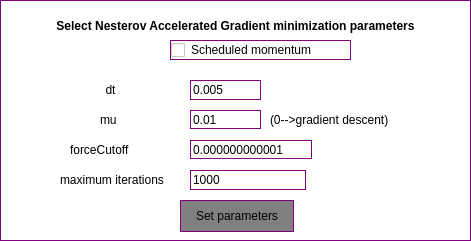
   <widget class="QWidget" name="nesterovWidget" native="true">
    <property name="geometry">
     <rect>
      <x>210</x>
      <y>50</y>
      <width>471</width>
      <height>241</height>
     </rect>
    </property>
    <property name="styleSheet">
     <string notr="true">background: white;
border: 1px solid purple</string>
    </property>
    <widget class="QLabel" name="label_61">
     <property name="geometry">
      <rect>
       <x>60</x>
       <y>170</y>
       <width>131</width>
       <height>20</height>
      </rect>
     </property>
     <property name="styleSheet">
      <string notr="true">border: white</string>
     </property>
     <property name="text">
      <string>maximum iterations</string>
     </property>
    </widget>
    <widget class="QLineEdit" name="nesterovMaxIterationsBox">
     <property name="geometry">
      <rect>
       <x>190</x>
       <y>170</y>
       <width>116</width>
       <height>20</height>
      </rect>
     </property>
     <property name="text">
      <string>1000</string>
     </property>
    </widget>
    <widget class="QPushButton" name="nesterovParamButton">
     <property name="geometry">
      <rect>
       <x>180</x>
       <y>200</y>
       <width>114</width>
       <height>32</height>
      </rect>
     </property>
     <property name="styleSheet">
      <string notr="true">background: light gray</string>
     </property>
     <property name="text">
      <string>Set parameters</string>
     </property>
    </widget>
    <widget class="QLabel" name="label_62">
     <property name="geometry">
      <rect>
       <x>10</x>
       <y>10</y>
       <width>451</width>
       <height>31</height>
      </rect>
     </property>
     <property name="font">
      <font>
       <weight>75</weight>
       <bold>true</bold>
      </font>
     </property>
     <property name="styleSheet">
      <string notr="true">border: white</string>
     </property>
     <property name="text">
      <string>Select Nesterov Accelerated Gradient minimization parameters</string>
     </property>
     <property name="alignment">
      <set>Qt::AlignCenter</set>
     </property>
     <property name="wordWrap">
      <bool>true</bool>
     </property>
    </widget>
    <widget class="QLineEdit" name="nesterovDtBox">
     <property name="geometry">
      <rect>
       <x>190</x>
       <y>80</y>
       <width>71</width>
       <height>20</height>
      </rect>
     </property>
     <property name="text">
      <string>0.005</string>
     </property>
    </widget>
    <widget class="QLabel" name="label_63">
     <property name="geometry">
      <rect>
       <x>100</x>
       <y>80</y>
       <width>21</width>
       <height>19</height>
      </rect>
     </property>
     <property name="styleSheet">
      <string notr="true">border: white</string>
     </property>
     <property name="text">
      <string>dt</string>
     </property>
     <property name="alignment">
      <set>Qt::AlignCenter</set>
     </property>
    </widget>
    <widget class="QLineEdit" name="nesterovMomentumBox">
     <property name="geometry">
      <rect>
       <x>190</x>
       <y>110</y>
       <width>71</width>
       <height>19</height>
      </rect>
     </property>
     <property name="text">
      <string>0.01</string>
     </property>
    </widget>
    <widget class="QLabel" name="label_64">
     <property name="geometry">
      <rect>
       <x>100</x>
       <y>110</y>
       <width>21</width>
       <height>19</height>
      </rect>
     </property>
     <property name="styleSheet">
      <string notr="true">border: white</string>
     </property>
     <property name="text">
      <string>mu</string>
     </property>
    </widget>
    <widget class="QLabel" name="label_65">
     <property name="geometry">
      <rect>
       <x>70</x>
       <y>140</y>
       <width>81</width>
       <height>19</height>
      </rect>
     </property>
     <property name="styleSheet">
      <string notr="true">border: white</string>
     </property>
     <property name="text">
      <string>forceCutoff</string>
     </property>
    </widget>
    <widget class="QLineEdit" name="nesterovForceCutoffBox">
     <property name="geometry">
      <rect>
       <x>190</x>
       <y>140</y>
       <width>122</width>
       <height>19</height>
      </rect>
     </property>
     <property name="text">
      <string>0.000000000001</string>
     </property>
    </widget>
    <widget class="QLabel" name="label_67">
     <property name="geometry">
      <rect>
       <x>270</x>
       <y>110</y>
       <width>151</width>
       <height>20</height>
      </rect>
     </property>
     <property name="styleSheet">
      <string notr="true">border: white</string>
     </property>
     <property name="text">
      <string>(0--&gt;gradient descent)</string>
     </property>
    </widget>
    <widget class="QCheckBox" name="scheduleMomentumCheckbox">
     <property name="geometry">
      <rect>
       <x>170</x>
       <y>40</y>
       <width>181</width>
       <height>20</height>
      </rect>
     </property>
     <property name="text">
      <string>Scheduled momentum</string>
     </property>
    </widget>
   </widget>
